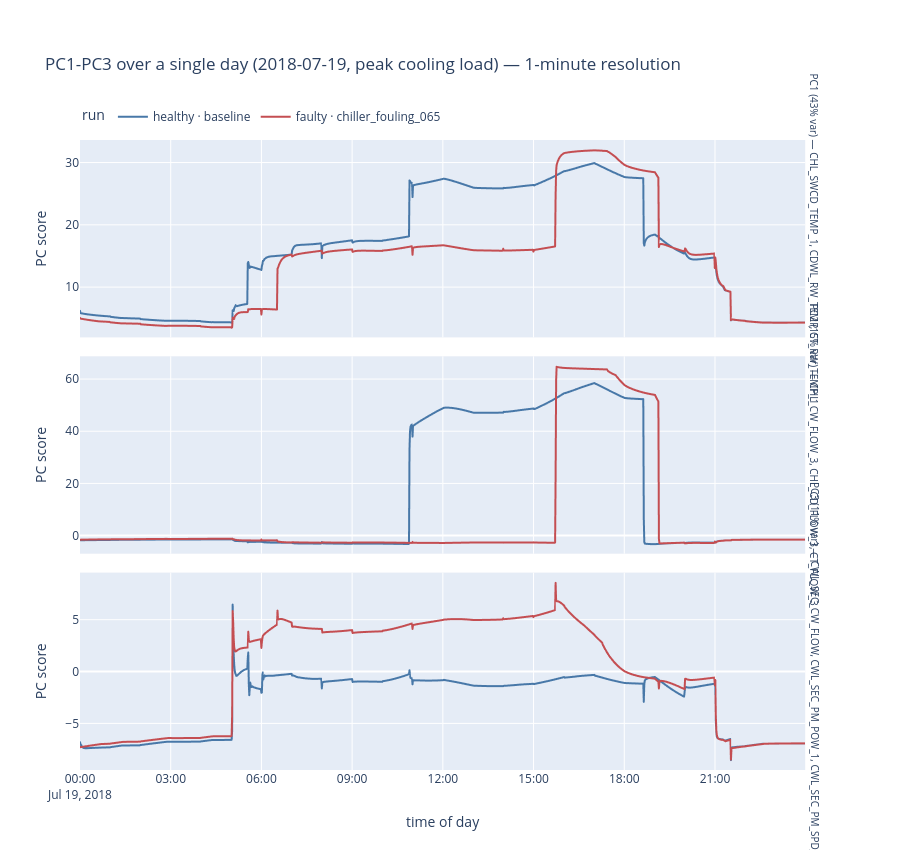

Notebook cell for this chart:
### Code cell
day = pc_all.filter(pl.col("Datetime").dt.date() == DAY)

long = day.unpivot(
    index=["Datetime", "run"], on=PC_NAMES,
    variable_name="component", value_name="score",
).with_columns(pl.col("component").replace(PC_LABELS).alias("component_label"))

fig = px.line(
    long.sort("Datetime").to_pandas(),
    x="Datetime", y="score", color="run", facet_row="component_label",
    height=850,
    color_discrete_map={runs[0]: "#4878A8", runs[1]: "#C44E52"},
    labels={"Datetime": "time of day", "score": "PC score"},
    title=f"PC1-PC3 over a single day ({DAY}, peak cooling load) — 1-minute resolution",
)
fig.update_yaxes(matches=None)
fig.for_each_annotation(lambda a: a.update(text=a.text.split("=")[-1], font_size=10))
fig.update_layout(legend=dict(orientation="h", y=1.06, x=0), margin=dict(t=140))
fig.show()

### Figure 1 — Plotly figure (JSON) as saved in the notebook; plotly's stock layout.template omitted (floating-point values rounded to 4 significant figures; data arrays with more than 128 entries replaced by an {"elided": "..."} marker saying what was removed)
{"data": [{"hovertemplate": "run=healthy · baseline<br>component_label=PC1 (43% var) — CHL_SWCD_TEMP_1, CDWL_RW_TEMP, CT_RW_TEMP_1<br>time of day=%{x}<br>PC score=%{y}<extra></extra>", "legendgroup": "healthy · baseline", "line": {"color": "#4878A8", "dash": "solid"}, "marker": {"symbol": "circle"}, "mode": "lines", "name": "healthy · baseline", "showlegend": true, "type": "scattergl", "x": {"elided": "1440 str values"}, "xaxis": "x3", "y": {"elided": "1440 float values"}, "yaxis": "y3"}, {"hovertemplate": "run=healthy · baseline<br>component_label=PC2 (15% var) — CHL_CW_FLOW_3, CHL_CD_FLOW_3, CT_FLOW_3<br>time of day=%{x}<br>PC score=%{y}<extra></extra>", "legendgroup": "healthy · baseline", "line": {"color": "#4878A8", "dash": "solid"}, "marker": {"symbol": "circle"}, "mode": "lines", "name": "healthy · baseline", "showlegend": false, "type": "scattergl", "x": {"elided": "1440 str values"}, "xaxis": "x2", "y": {"elided": "1440 float values"}, "yaxis": "y2"}, {"hovertemplate": "run=healthy · baseline<br>component_label=PC3 (11% var) — CWL_SEC_CW_FLOW, CWL_SEC_PM_POW_1, CWL_SEC_PM_SPD_1<br>time of day=%{x}<br>PC score=%{y}<extra></extra>", "legendgroup": "healthy · baseline", "line": {"color": "#4878A8", "dash": "solid"}, "marker": {"symbol": "circle"}, "mode": "lines", "name": "healthy · baseline", "showlegend": false, "type": "scattergl", "x": {"elided": "1440 str values"}, "xaxis": "x", "y": {"elided": "1440 float values"}, "yaxis": "y"}, {"hovertemplate": "run=faulty · chiller_fouling_065<br>component_label=PC1 (43% var) — CHL_SWCD_TEMP_1, CDWL_RW_TEMP, CT_RW_TEMP_1<br>time of day=%{x}<br>PC score=%{y}<extra></extra>", "legendgroup": "faulty · chiller_fouling_065", "line": {"color": "#C44E52", "dash": "solid"}, "marker": {"symbol": "circle"}, "mode": "lines", "name": "faulty · chiller_fouling_065", "showlegend": true, "type": "scattergl", "x": {"elided": "1440 str values"}, "xaxis": "x3", "y": {"elided": "1440 float values"}, "yaxis": "y3"}, {"hovertemplate": "run=faulty · chiller_fouling_065<br>component_label=PC2 (15% var) — CHL_CW_FLOW_3, CHL_CD_FLOW_3, CT_FLOW_3<br>time of day=%{x}<br>PC score=%{y}<extra></extra>", "legendgroup": "faulty · chiller_fouling_065", "line": {"color": "#C44E52", "dash": "solid"}, "marker": {"symbol": "circle"}, "mode": "lines", "name": "faulty · chiller_fouling_065", "showlegend": false, "type": "scattergl", "x": {"elided": "1440 str values"}, "xaxis": "x2", "y": {"elided": "1440 float values"}, "yaxis": "y2"}, {"hovertemplate": "run=faulty · chiller_fouling_065<br>component_label=PC3 (11% var) — CWL_SEC_CW_FLOW, CWL_SEC_PM_POW_1, CWL_SEC_PM_SPD_1<br>time of day=%{x}<br>PC score=%{y}<extra></extra>", "legendgroup": "faulty · chiller_fouling_065", "line": {"color": "#C44E52", "dash": "solid"}, "marker": {"symbol": "circle"}, "mode": "lines", "name": "faulty · chiller_fouling_065", "showlegend": false, "type": "scattergl", "x": {"elided": "1440 str values"}, "xaxis": "x", "y": {"elided": "1440 float values"}, "yaxis": "y"}], "layout": {"annotations": [{"font": {"size": 10}, "showarrow": false, "text": "PC3 (11% var) — CWL_SEC_CW_FLOW, CWL_SEC_PM_POW_1, CWL_SEC_PM_SPD_1", "textangle": 90, "x": 0.98, "xanchor": "left", "xref": "paper", "y": 0.1567, "yanchor": "middle", "yref": "paper"}, {"font": {"size": 10}, "showarrow": false, "text": "PC2 (15% var) — CHL_CW_FLOW_3, CHL_CD_FLOW_3, CT_FLOW_3", "textangle": 90, "x": 0.98, "xanchor": "left", "xref": "paper", "y": 0.5, "yanchor": "middle", "yref": "paper"}, {"font": {"size": 10}, "showarrow": false, "text": "PC1 (43% var) — CHL_SWCD_TEMP_1, CDWL_RW_TEMP, CT_RW_TEMP_1", "textangle": 90, "x": 0.98, "xanchor": "left", "xref": "paper", "y": 0.8433, "yanchor": "middle", "yref": "paper"}], "height": 850, "legend": {"orientation": "h", "title": {"text": "run"}, "tracegroupgap": 0, "x": 0, "y": 1.06}, "margin": {"t": 140}, "title": {"text": "PC1-PC3 over a single day (2018-07-19, peak cooling load) — 1-minute resolution"}, "xaxis": {"anchor": "y", "domain": [0.0, 0.98], "title": {"text": "time of day"}}, "xaxis2": {"anchor": "y2", "domain": [0.0, 0.98], "matches": "x", "showticklabels": false}, "xaxis3": {"anchor": "y3", "domain": [0.0, 0.98], "matches": "x", "showticklabels": false}, "yaxis": {"anchor": "x", "domain": [0.0, 0.3133], "title": {"text": "PC score"}}, "yaxis2": {"anchor": "x2", "domain": [0.3433, 0.6567], "title": {"text": "PC score"}}, "yaxis3": {"anchor": "x3", "domain": [0.6867, 1.0], "title": {"text": "PC score"}}}}
